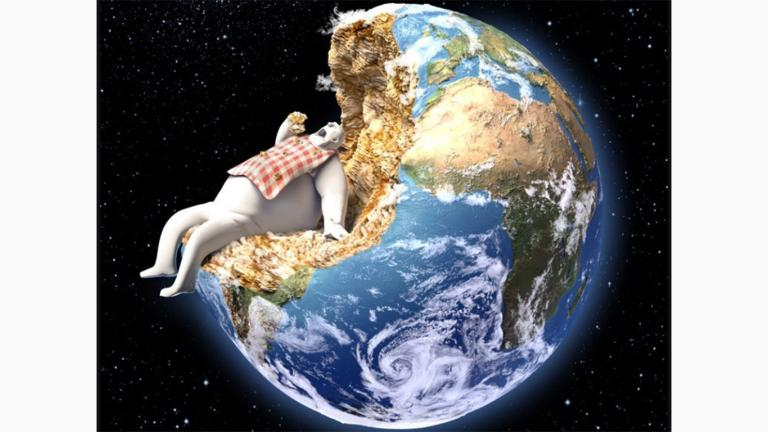
#> input picture jupyter.jpg, 768 x 432 px
$ python p6-act10-0040.py
#> lines starting #> are read from the running program, lines starting #| are printed output that depends on the picture; after the words box and inside, x2 and y2 are one past the last pixel; in counts of white or black regions, pixels touching at a corner belong together
import numpy as np
import cv2
#Vision artificial Act 10NC = 0040
# Lee la imagen en escala de grises
img = cv2.imread("jupyter.jpg", cv2.IMREAD_GRAYSCALE)
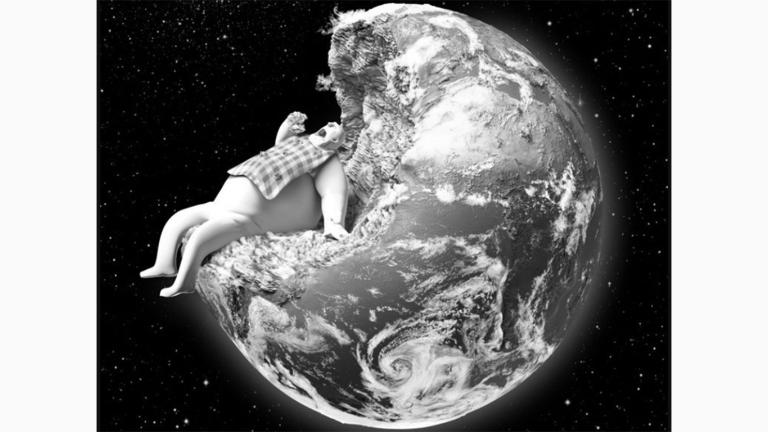
#> img: shape (432, 768); min 0, max 255, mean 124.3

# Abre la ventana con la imagen
cv2.imshow("jupyter 0040", img)
cv2.waitKey(0)
cv2.destroyAllWindows()

#Linea
print(" La linea 0040")
# Crea una imagen negra
img = np.zeros((512,512,3), np.uint8)

# Dibuja una diagonal blanca de 3px desde una esquina a la otra
img = cv2.line(img,(0,0),(511,511),(255,255,255),3)

# Abre la ventana con la imagen
cv2.imshow("line 0040", img)
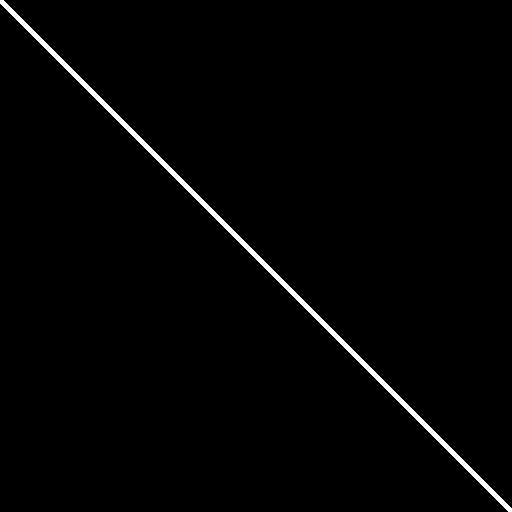
#> window 'line 0040': shape (512, 512, 3); 1.4% white; 1 white region, box (x1, y1, x2, y2) and area: (0, 0, 512, 512) 3572
cv2.waitKey(0)
cv2.destroyAllWindows()
# circulo
print(" el circulo 0040")
# Dibuja un circulo azul de radio 10px al centro de la imagen
img = cv2.circle(img, (260,260), 10, (255,0,0),-1)

#  abrir el círculo
cv2.imshow("solo circulo 0040", img)
cv2.waitKey(0)
cv2.destroyAllWindows()

print(" el Texto 0040")
# Añade a la imagen el texto "Example Text" en color blanco
img = cv2.putText(img, "Hugo Fabaian 0040", (200, 30),cv2.FONT_HERSHEY_SIMPLEX, \
                  0.5, (255, 255, 255), 2)

#  abrir el texto
cv2.imshow("solo texto 0040", img)
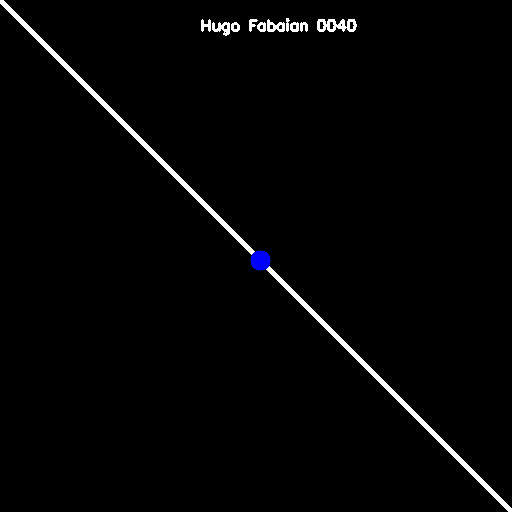
#> window 'solo texto 0040': shape (512, 512, 3); mean B, G, R 4.7, 4.4, 4.4
cv2.waitKey(0)
cv2.destroyAllWindows()

print(" el Trackbars 0040")
def on_trackbar(val):
    pass

# 1. Crear ventana y lienzo de 520x520
cv2.namedWindow('frame')

# 2. Crear trackbars
cv2.createTrackbar('R', 'frame', 0, 255, on_trackbar)
cv2.createTrackbar('G', 'frame', 0, 255, on_trackbar)
cv2.createTrackbar('B', 'frame', 255, 255, on_trackbar)  # Inicia en azul

while True:
    # Validar que la ventana siga abierta antes de hacer nada
    if cv2.getWindowProperty('frame', cv2.WND_PROP_VISIBLE) < 1:
        break

    # Crear lienzo negro limpio en cada iteración
    img = np.zeros((520, 520, 3), np.uint8)

    # Leer trackbars de forma segura
    r = cv2.getTrackbarPos('R', 'frame')
    g = cv2.getTrackbarPos('G', 'frame')
    b = cv2.getTrackbarPos('B', 'frame')

    # Dibujar el círculo azul al centro (260, 260) con el color de los trackbars
    cv2.circle(img, (260, 260), 10, (b, g, r), -1)

    cv2.imshow('frame', img)

    # Salir con ESC (código 27)
    k = cv2.waitKey(30) & 0xFF
    if k == 27:
        break

cv2.destroyAllWindows()

print(" el Thresholding 0040")
import cv2
import numpy as np

# 1. Cargar imagen en escala de grises (0)
img = cv2.imread('jupyter.jpg', 0)

# Validar que la imagen realmente se cargó
if img is None:
    print("Error: No se encontró 'image1.png'. Asegúrate de que esté en la misma carpeta.")
else:
    # 2. Aplicar los distintos tipos de umbralización
    ret, thr1 = cv2.threshold(img, 127, 255, cv2.THRESH_BINARY)
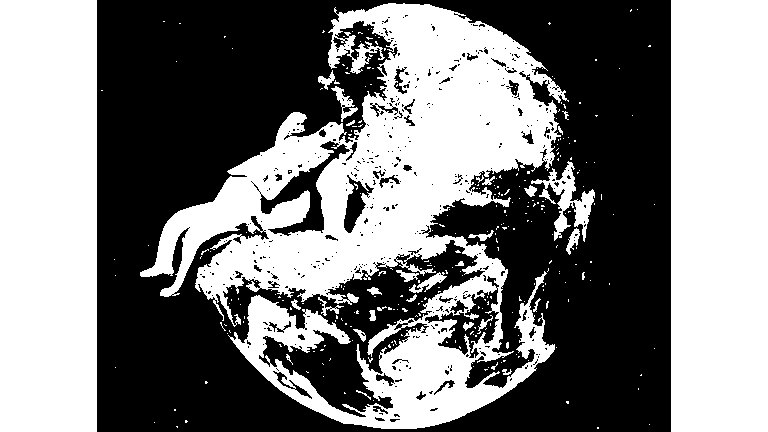
#> thr1: shape (432, 768); 49.4% white; 315 white regions (285 under 20 px), largest, box (x1, y1, x2, y2) and area: (140, 3, 569, 429) 75531, (0, 0, 97, 432) 41904, (671, 0, 768, 432) 41904
    ret, thr2 = cv2.threshold(img, 127, 255, cv2.THRESH_BINARY_INV)
    ret, thr3 = cv2.threshold(img, 127, 255, cv2.THRESH_TRUNC)
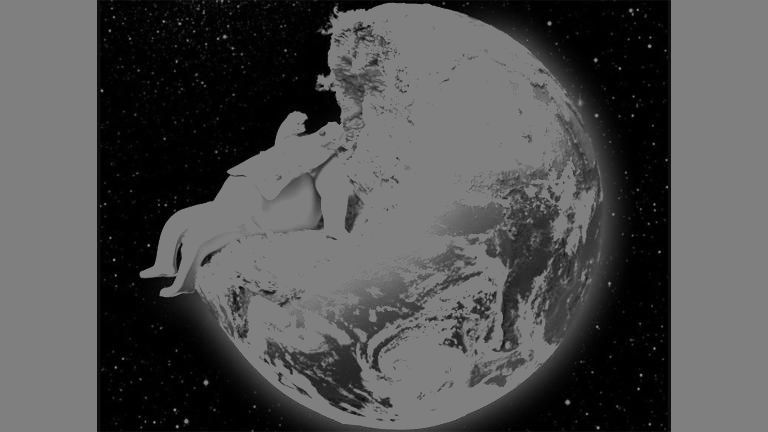
#> thr3: shape (432, 768); min 0, max 127, mean 78.5
    ret, thr4 = cv2.threshold(img, 127, 255, cv2.THRESH_TOZERO)
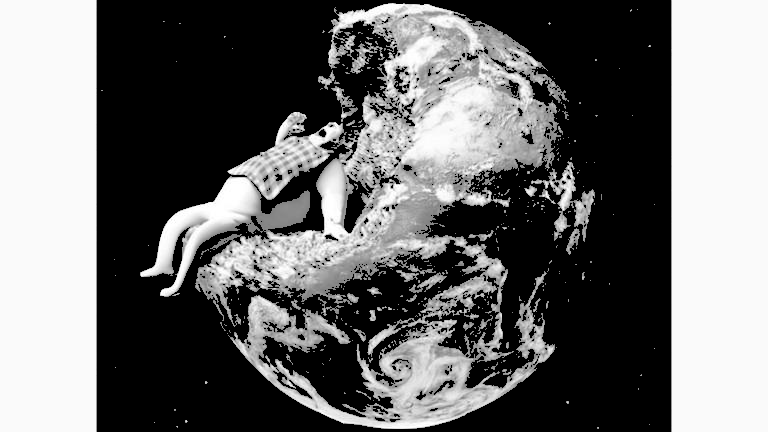
#> thr4: shape (432, 768); min 0, max 255, mean 108.5
    ret, thr5 = cv2.threshold(img, 127, 255, cv2.THRESH_TOZERO_INV)
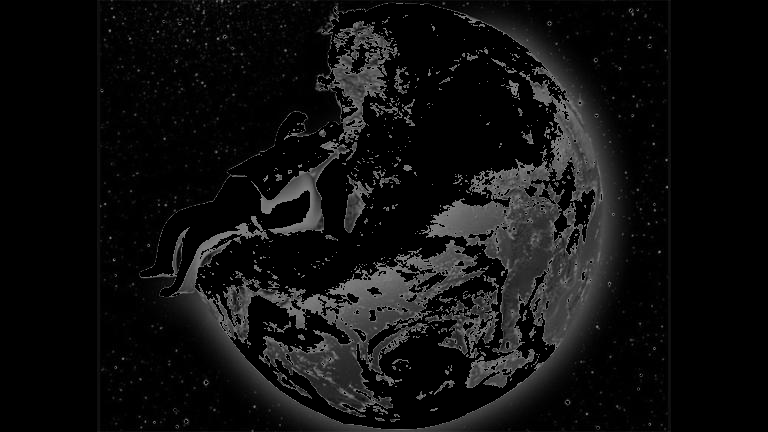
#> thr5: shape (432, 768); min 0, max 127, mean 15.8

    # 3. Mostrar las 5 ventanas con las variantes
    cv2.imshow('BINARY', thr1)
    cv2.imshow('BINARY_INV', thr2)
    cv2.imshow('TRUNC', thr3)
    cv2.imshow('TOZERO', thr4)
    cv2.imshow('TOZERO_INV', thr5)

    # Esperar tecla para cerrar
    cv2.waitKey(0)
    cv2.destroyAllWindows()

print("Hugo Fabian NC = 0040")
